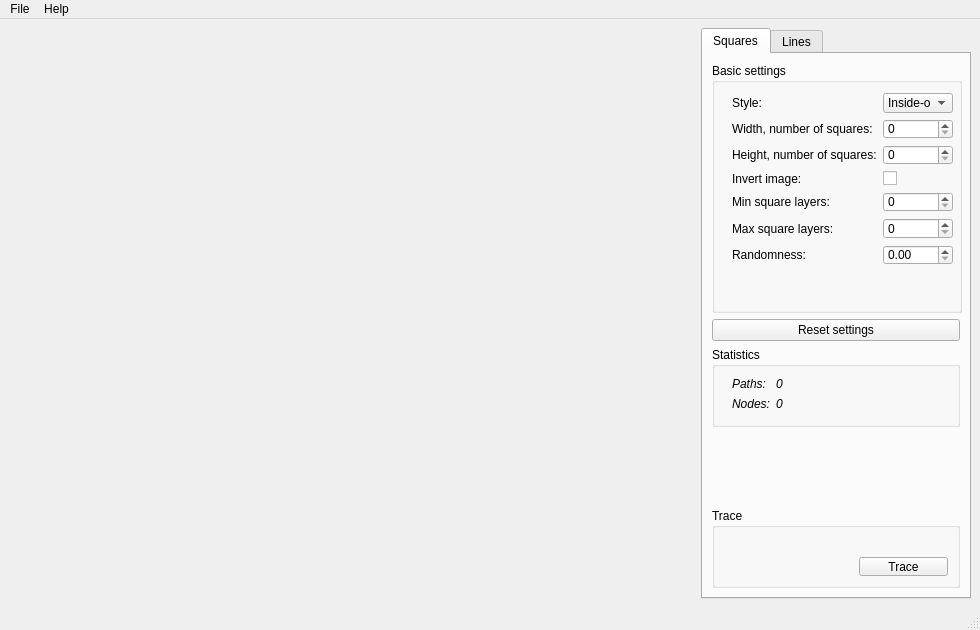
<?xml version="1.0" encoding="UTF-8"?>
<ui version="4.0">
 <class>MainWindow</class>
 <widget class="QMainWindow" name="MainWindow">
  <property name="geometry">
   <rect>
    <x>0</x>
    <y>0</y>
    <width>980</width>
    <height>630</height>
   </rect>
  </property>
  <property name="windowTitle">
   <string>MainWindow</string>
  </property>
  <widget class="QWidget" name="centralwidget">
   <layout class="QHBoxLayout" name="horizontalLayout">
    <item>
     <spacer name="horizontalSpacer">
      <property name="orientation">
       <enum>Qt::Horizontal</enum>
      </property>
      <property name="sizeHint" stdset="0">
       <size>
        <width>505</width>
        <height>20</height>
       </size>
      </property>
     </spacer>
    </item>
    <item>
     <widget class="QTabWidget" name="tabWidget">
      <property name="maximumSize">
       <size>
        <width>270</width>
        <height>16777215</height>
       </size>
      </property>
      <property name="currentIndex">
       <number>0</number>
      </property>
      <widget class="QWidget" name="tab_squares">
       <attribute name="title">
        <string>Squares</string>
       </attribute>
       <layout class="QGridLayout" name="gridLayout">
        <item row="0" column="1">
         <widget class="QGroupBox" name="groupBox_2">
          <property name="sizePolicy">
           <sizepolicy hsizetype="Preferred" vsizetype="MinimumExpanding">
            <horstretch>0</horstretch>
            <verstretch>0</verstretch>
           </sizepolicy>
          </property>
          <property name="minimumSize">
           <size>
            <width>250</width>
            <height>250</height>
           </size>
          </property>
          <property name="maximumSize">
           <size>
            <width>250</width>
            <height>16777215</height>
           </size>
          </property>
          <property name="title">
           <string>Basic settings</string>
          </property>
          <widget class="QWidget" name="formLayoutWidget_2">
           <property name="geometry">
            <rect>
             <x>20</x>
             <y>30</y>
             <width>221</width>
             <height>172</height>
            </rect>
           </property>
           <layout class="QFormLayout" name="formLayout_2">
            <property name="formAlignment">
             <set>Qt::AlignHCenter|Qt::AlignTop</set>
            </property>
            <item row="0" column="0">
             <widget class="QLabel" name="label_2">
              <property name="text">
               <string>Style:</string>
              </property>
             </widget>
            </item>
            <item row="0" column="1">
             <widget class="QComboBox" name="comboBox">
              <item>
               <property name="text">
                <string>Inside-out</string>
               </property>
              </item>
              <item>
               <property name="text">
                <string>Outside-in</string>
               </property>
              </item>
             </widget>
            </item>
            <item row="1" column="0">
             <widget class="QLabel" name="label_3">
              <property name="text">
               <string>Width, number of squares:</string>
              </property>
             </widget>
            </item>
            <item row="1" column="1">
             <widget class="QSpinBox" name="spinBox_2"/>
            </item>
            <item row="2" column="0">
             <widget class="QLabel" name="label_4">
              <property name="text">
               <string>Height, number of squares:</string>
              </property>
             </widget>
            </item>
            <item row="2" column="1">
             <widget class="QSpinBox" name="spinBox_3"/>
            </item>
            <item row="3" column="0">
             <widget class="QLabel" name="label_5">
              <property name="text">
               <string>Invert image:</string>
              </property>
             </widget>
            </item>
            <item row="3" column="1">
             <widget class="QCheckBox" name="checkBox">
              <property name="text">
               <string/>
              </property>
             </widget>
            </item>
            <item row="4" column="0">
             <widget class="QLabel" name="label_6">
              <property name="text">
               <string>Min square layers:</string>
              </property>
             </widget>
            </item>
            <item row="4" column="1">
             <widget class="QSpinBox" name="spinBox_4"/>
            </item>
            <item row="5" column="0">
             <widget class="QLabel" name="label_7">
              <property name="text">
               <string>Max square layers:</string>
              </property>
             </widget>
            </item>
            <item row="5" column="1">
             <widget class="QSpinBox" name="spinBox_5"/>
            </item>
            <item row="6" column="0">
             <widget class="QLabel" name="label_8">
              <property name="text">
               <string>Randomness:</string>
              </property>
             </widget>
            </item>
            <item row="6" column="1">
             <widget class="QDoubleSpinBox" name="doubleSpinBox"/>
            </item>
           </layout>
          </widget>
         </widget>
        </item>
        <item row="2" column="1">
         <widget class="QGroupBox" name="groupBox">
          <property name="sizePolicy">
           <sizepolicy hsizetype="Preferred" vsizetype="MinimumExpanding">
            <horstretch>0</horstretch>
            <verstretch>0</verstretch>
           </sizepolicy>
          </property>
          <property name="minimumSize">
           <size>
            <width>0</width>
            <height>80</height>
           </size>
          </property>
          <property name="maximumSize">
           <size>
            <width>16777215</width>
            <height>80</height>
           </size>
          </property>
          <property name="title">
           <string>Statistics</string>
          </property>
          <widget class="QWidget" name="formLayoutWidget">
           <property name="geometry">
            <rect>
             <x>20</x>
             <y>30</y>
             <width>211</width>
             <height>41</height>
            </rect>
           </property>
           <layout class="QFormLayout" name="formLayout">
            <item row="0" column="0">
             <widget class="QLabel" name="label">
              <property name="text">
               <string>&lt;html&gt;&lt;head/&gt;&lt;body&gt;&lt;p&gt;&lt;span style=&quot; font-style:italic;&quot;&gt;Paths:&lt;/span&gt;&lt;/p&gt;&lt;/body&gt;&lt;/html&gt;</string>
              </property>
             </widget>
            </item>
            <item row="0" column="1">
             <widget class="QLabel" name="label_9">
              <property name="text">
               <string>&lt;html&gt;&lt;head/&gt;&lt;body&gt;&lt;p&gt;&lt;span style=&quot; font-style:italic;&quot;&gt;0&lt;/span&gt;&lt;/p&gt;&lt;/body&gt;&lt;/html&gt;</string>
              </property>
             </widget>
            </item>
            <item row="1" column="0">
             <widget class="QLabel" name="label_10">
              <property name="text">
               <string>&lt;html&gt;&lt;head/&gt;&lt;body&gt;&lt;p&gt;&lt;span style=&quot; font-style:italic;&quot;&gt;Nodes:&lt;/span&gt;&lt;/p&gt;&lt;/body&gt;&lt;/html&gt;</string>
              </property>
             </widget>
            </item>
            <item row="1" column="1">
             <widget class="QLabel" name="label_11">
              <property name="text">
               <string>&lt;html&gt;&lt;head/&gt;&lt;body&gt;&lt;p&gt;&lt;span style=&quot; font-style:italic;&quot;&gt;0&lt;/span&gt;&lt;/p&gt;&lt;/body&gt;&lt;/html&gt;</string>
              </property>
             </widget>
            </item>
           </layout>
          </widget>
         </widget>
        </item>
        <item row="1" column="1">
         <widget class="QPushButton" name="pushButton_2">
          <property name="maximumSize">
           <size>
            <width>250</width>
            <height>16777215</height>
           </size>
          </property>
          <property name="text">
           <string>Reset settings</string>
          </property>
         </widget>
        </item>
        <item row="3" column="1">
         <spacer name="verticalSpacer">
          <property name="orientation">
           <enum>Qt::Vertical</enum>
          </property>
          <property name="sizeHint" stdset="0">
           <size>
            <width>20</width>
            <height>202</height>
           </size>
          </property>
         </spacer>
        </item>
        <item row="5" column="1">
         <widget class="QGroupBox" name="groupBox_3">
          <property name="sizePolicy">
           <sizepolicy hsizetype="Preferred" vsizetype="MinimumExpanding">
            <horstretch>0</horstretch>
            <verstretch>0</verstretch>
           </sizepolicy>
          </property>
          <property name="minimumSize">
           <size>
            <width>0</width>
            <height>80</height>
           </size>
          </property>
          <property name="maximumSize">
           <size>
            <width>16777215</width>
            <height>80</height>
           </size>
          </property>
          <property name="title">
           <string>Trace</string>
          </property>
          <layout class="QGridLayout" name="gridLayout_2">
           <item row="1" column="2">
            <widget class="QPushButton" name="buttonAutoTrace">
             <property name="toolTip">
              <string>Auto Update</string>
             </property>
             <property name="text">
              <string notr="true"/>
             </property>
             <property name="icon">
              <iconset resource="../../../../ZebraTrace/src/ui_build/mainwindow.qrc">
               <normaloff>:/image/png32/046-32_2.png</normaloff>
               <normalon>:/image/png32/046-32_1.png</normalon>:/image/png32/046-32_2.png</iconset>
             </property>
             <property name="checkable">
              <bool>true</bool>
             </property>
             <property name="checked">
              <bool>false</bool>
             </property>
             <property name="flat">
              <bool>true</bool>
             </property>
            </widget>
           </item>
           <item row="0" column="3">
            <spacer name="horizontalSpacer_3">
             <property name="orientation">
              <enum>Qt::Horizontal</enum>
             </property>
             <property name="sizeHint" stdset="0">
              <size>
               <width>40</width>
               <height>20</height>
              </size>
             </property>
            </spacer>
           </item>
           <item row="0" column="0">
            <spacer name="horizontalSpacer_2">
             <property name="orientation">
              <enum>Qt::Horizontal</enum>
             </property>
             <property name="sizeHint" stdset="0">
              <size>
               <width>40</width>
               <height>20</height>
              </size>
             </property>
            </spacer>
           </item>
           <item row="1" column="3">
            <widget class="QPushButton" name="pushButton">
             <property name="enabled">
              <bool>true</bool>
             </property>
             <property name="text">
              <string>Trace</string>
             </property>
            </widget>
           </item>
          </layout>
         </widget>
        </item>
       </layout>
      </widget>
      <widget class="QWidget" name="tab_lines">
       <attribute name="title">
        <string>Lines</string>
       </attribute>
      </widget>
     </widget>
    </item>
   </layout>
  </widget>
  <widget class="QMenuBar" name="menubar">
   <property name="geometry">
    <rect>
     <x>0</x>
     <y>0</y>
     <width>980</width>
     <height>21</height>
    </rect>
   </property>
   <widget class="QMenu" name="menuFile">
    <property name="title">
     <string>File</string>
    </property>
    <addaction name="actionOpen_bitmap"/>
    <addaction name="actionSave_As"/>
    <addaction name="separator"/>
    <addaction name="actionExport_settings"/>
    <addaction name="separator"/>
    <addaction name="actionQuit"/>
   </widget>
   <widget class="QMenu" name="menuHelp">
    <property name="title">
     <string>Help</string>
    </property>
    <addaction name="actionAbout"/>
   </widget>
   <addaction name="menuFile"/>
   <addaction name="menuHelp"/>
  </widget>
  <widget class="QStatusBar" name="statusbar"/>
  <action name="actionOpen_bitmap">
   <property name="text">
    <string>Open Bitmap</string>
   </property>
   <property name="shortcutVisibleInContextMenu">
    <bool>false</bool>
   </property>
  </action>
  <action name="actionSave_As">
   <property name="text">
    <string>Save As...</string>
   </property>
  </action>
  <action name="actionQuit">
   <property name="text">
    <string>Quit</string>
   </property>
  </action>
  <action name="actionAbout">
   <property name="text">
    <string>About...</string>
   </property>
  </action>
  <action name="actionExport_settings">
   <property name="text">
    <string>Export settings...</string>
   </property>
  </action>
 </widget>
 <resources>
  <include location="../../../../ZebraTrace/src/ui_build/mainwindow.qrc"/>
 </resources>
 <connections/>
</ui>
